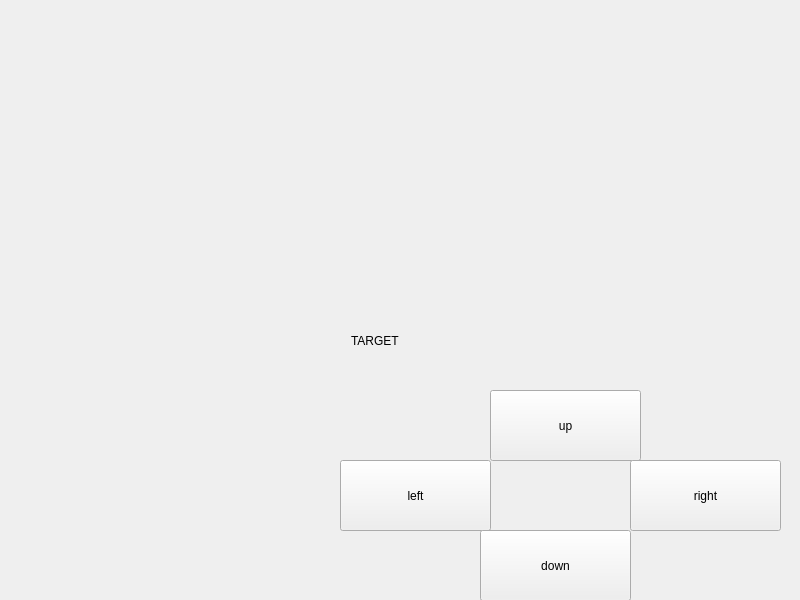
<?xml version="1.0" encoding="UTF-8"?>
<ui version="4.0">
 <class>Widget</class>
 <widget class="QWidget" name="Widget">
  <property name="geometry">
   <rect>
    <x>0</x>
    <y>0</y>
    <width>800</width>
    <height>600</height>
   </rect>
  </property>
  <property name="windowTitle">
   <string>Widget</string>
  </property>
  <widget class="QPushButton" name="up">
   <property name="geometry">
    <rect>
     <x>490</x>
     <y>390</y>
     <width>151</width>
     <height>71</height>
    </rect>
   </property>
   <property name="text">
    <string>up</string>
   </property>
  </widget>
  <widget class="QPushButton" name="left">
   <property name="geometry">
    <rect>
     <x>340</x>
     <y>460</y>
     <width>151</width>
     <height>71</height>
    </rect>
   </property>
   <property name="text">
    <string>left</string>
   </property>
  </widget>
  <widget class="QPushButton" name="right">
   <property name="geometry">
    <rect>
     <x>630</x>
     <y>460</y>
     <width>151</width>
     <height>71</height>
    </rect>
   </property>
   <property name="text">
    <string>right</string>
   </property>
  </widget>
  <widget class="QPushButton" name="down">
   <property name="geometry">
    <rect>
     <x>480</x>
     <y>530</y>
     <width>151</width>
     <height>71</height>
    </rect>
   </property>
   <property name="text">
    <string>down</string>
   </property>
  </widget>
  <widget class="QLabel" name="label">
   <property name="geometry">
    <rect>
     <x>351</x>
     <y>320</y>
     <width>101</width>
     <height>41</height>
    </rect>
   </property>
   <property name="text">
    <string>TARGET</string>
   </property>
  </widget>
 </widget>
 <resources/>
 <connections/>
</ui>
